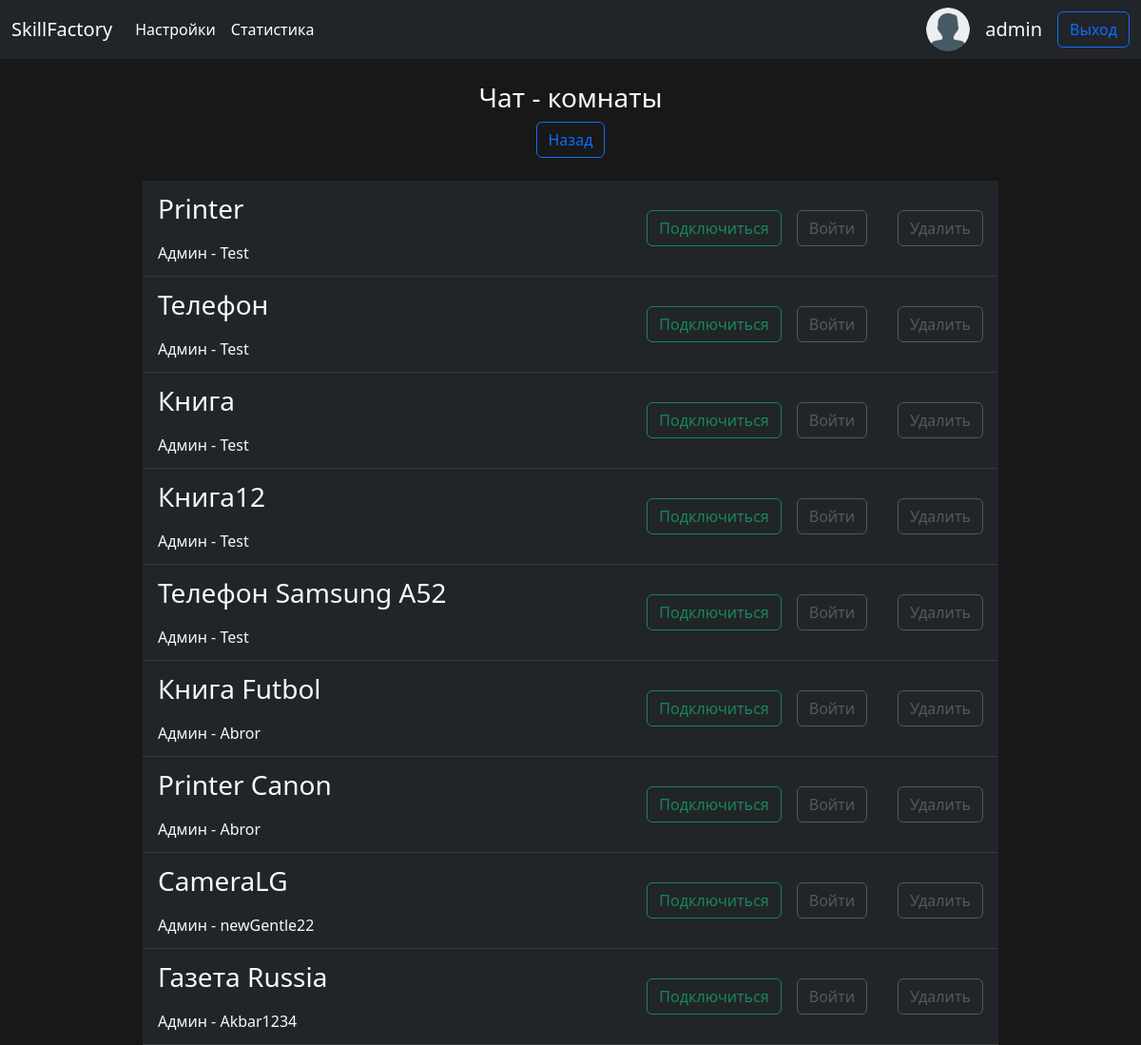
Screenshot of /chat_rooms/ (signed in) with the database file from the repository.
### App/models.py (models this page shows)
class account(models.Model):
    user = models.OneToOneField(User, on_delete=models.CASCADE)
    avatar = models.ImageField(default='user.png', upload_to='images')

class chatroom(models.Model):
    name = models.CharField(max_length=64)
    author = models.ForeignKey(User, on_delete=models.CASCADE)
    create_date = models.DateTimeField(auto_now_add=True)

### App/views.py (the view)
# urls.py: path('chat_rooms/', chat_rooms, name='chat_rooms'),
def chat_rooms(request):
    rooms = chatroom.objects.all()
    _member = members.objects.filter(member_id=request.user.id).values_list('room_id', flat=True)
    return render(request, template_name='rooms.html', context={'contents':rooms, 'members': _member})

### templates/rooms.html (shortened to what this page needs)
{% extends 'default.html' %}
{% load crispy_forms_tags %}
{% block content %}
{% if contents %}
<h3 class="text-center mt-4 text-light">Чат - комнаты</h3>
<div class="text-center">
   <a href='/' class="btn btn-outline-primary">Назад</a>
</div>
<table class="table table-dark align-middle table-ms mt-2 w-75 mt-4 chat_rooms">
   {% for room in contents %}
      <tr class="">
         <td class="text-light ps-3 w-75 fs-3 ">
            {{room.name}} <br>
            <span class='fs-6'>Админ - {{room.author.username}}</span>
         </td>
         {% if room.id in members %}
            {% if request.user.id == room.author.id %}
               <td><a href={% url 'OutFromRoom' room.id %} class='btn btn-outline-secondary w-100 disabled' id='out_from_room'>Отключиться</a></td>
            {% else %}
               <td><a href={% url 'OutFromRoom' room.id %} class='btn btn-outline-success w-100' id='out_from_room'>Отключиться</a></td>
            {% endif %}
            <td><a href={% url 'chat_room' room.id %} class='btn btn-outline-success'>Войти</a></td>
         {% else %}
            <td><a href={% url 'JoinToRoom' room.id %} class='btn btn-outline-success' id='join_to_room'>Подключиться</a></td>
            <td><a href={% url 'chat_room' room.id %} class='btn btn-outline-secondary disabled'>Войти</a></td>
         {% endif %}
         {% if room.author_id == request.user.id%}
            <td class="text-end pe-3"> <a href={% url 'edit_room' room.id %} class="btn btn-outline-primary">Изменить</a></td>
            <td class="text-end pe-3"> <a href={% url 'edit_room' room.id %} class="btn btn-outline-danger ">Удалить</a></td>
         {% else %}
            <td></td>
            <td class="text-end pe-3"> <a class="btn btn-outline-secondary disabled">Удалить</a></td>
         {% endif %}
      </tr>
   {% endfor %}
</table>
{% else %}
<div class="text-center text-light">
   <h3> Нет Чат-комнат</h3>
   <a href='/' class="btn btn-outline-primary">Назад</a>
</div>
{% endif %}
{% endblock content %}

### templates/default.html (shortened to what this page needs)
<!DOCTYPE html>
{% load static %}
<html lang="en">
<head>
    <link rel="stylesheet" href={% static 'css/styles.css' %}>
</head>
<body>
    <nav class="navbar navbar-expand-lg navbar-dark bg-dark">
        <div class="container-fluid">
          <a class="navbar-brand" href="/">SkillFactory</a>
          <div class="collapse navbar-collapse" id="navbarNavDropdown">
            <ul class="navbar-nav">
              <li class="nav-item">
                <a class="nav-link active" aria-current="page" href="{% url 'profile' %}">Настройки</a>
              </li>
              <li class="nav-item">
                <a class="nav-link active" href={% url 'stats' %}>Статистика</a>
              </li>
            </ul>
          </div>
          {% if user.is_authenticated %}
            {% if user.accaunt.avatar == '/media/user.png' %}
               <img src='/media/user.png' class="rounded-circle"></img>
              {% else %}
              <img src="/media/{{ user.account.avatar }}" class="rounded-circle"></img>
            {% endif %}
            <div class='text-center p-0 m-0 ms-3'>
              <p class='text-light fs-5 p-0 m-0'>{{ request.user.username }}</p>
            </div>
            <a href='/accounts/logout' class='btn btn-outline-primary ms-3'>Выход</a>
          {% else %}
            <a href='/accounts/login' class='btn btn-outline-primary'>Вход</a>
            <a href='/accounts/signup' class='btn btn-outline-primary ms-3'>Регистрация</a>
          {% endif %}
        </div>
      </nav>
    {% block content%} {% endblock content%}
</body>
</html>

### static/css/styles.css (style rules this page uses)
body { background-color: #181818; }
img { max-height: 100%; max-width: 100%; width: 46px; height: 46px; top: 0; left: 0; bottom: 0; right: 0; margin: auto; border-radius: 50%; pointer-events: none; }
table.chat_rooms { margin: 0 auto; }

### rows the page displays
chatroom: name "Printer", author.username "Test", shows "Подключиться", shows "Удалить"
chatroom: name "Телефон", author.username "Test", shows "Подключиться", shows "Удалить"
chatroom: name "Книга", author.username "Test", shows "Подключиться", shows "Удалить"
chatroom: name "Книга12", author.username "Test", shows "Подключиться", shows "Удалить"
chatroom: name "Телефон Samsung A52", author.username "Test", shows "Подключиться", shows "Удалить"
chatroom: name "Книга Futbol", author.username "Abror", shows "Подключиться", shows "Удалить"
chatroom: name "Printer Canon", author.username "Abror", shows "Подключиться", shows "Удалить"
chatroom: name "CameraLG", author.username "newGentle22", shows "Подключиться", shows "Удалить"
chatroom: name "Газета Russia", author.username "Akbar1234", shows "Подключиться", shows "Удалить"

### other values shown
{{ request.user.username }} "admin"
